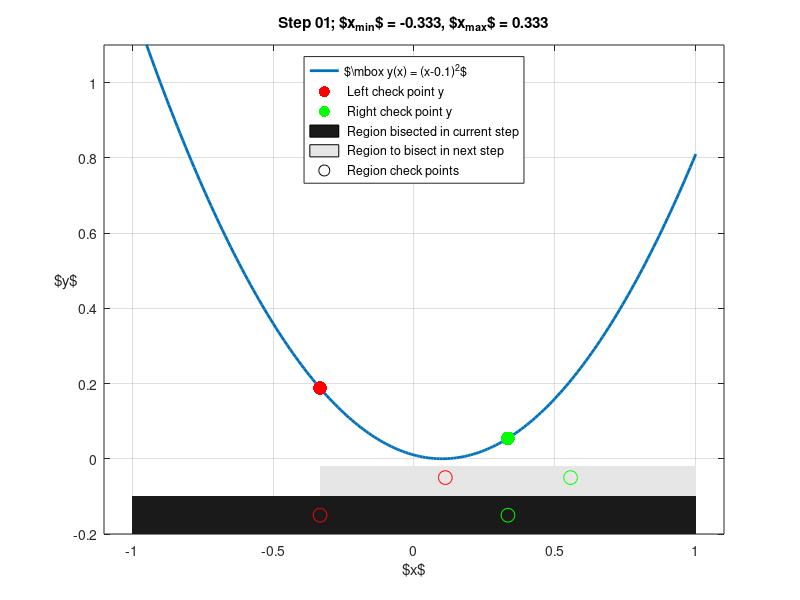

Reproduce this figure in MATLAB. (Note: this script raises an error after producing the figure.)
clear;
addpath([pwd(),filesep(),'..',filesep(),'m']);

tol = 0.01;
a   = -1;
b   = 1;
y  = @(x) (x-0.1).^2;

xe = [-1:0.01:1];
ye = y(xe);

r  = (b-a)/3;

xl = a+r;
xr = b-r;
yr = y(xr);
yl = y(xl);

fprintf('Left Point: Value of y = %.4g at x = %.4g\n',...
        xl,yl);
fprintf('Right Point: Value of y = %.4g at x = %.4g\n',...
        xr,yr);

step = 0;
while (1)
    step = step + 1; % Step counter
    if xr - xl < tol
        fprintf('Minimum is between %0.4f and %0.4f\n',xl,xr);
        break;
    end
    figure(1);clf;hold on;grid on;

    plot(xe,ye,'-','LineWidth',2);
    plot(xl,y(xl),'r.','MarkerSize',30);
    plot(xr,y(xr),'g.','MarkerSize',30);
    title(sprintf('Step %02d; $x_{min}$ = %0.3f, $x_{max}$ = %0.3f',...
          step,xl,xr));
    xlabel('$x$');
    ylabel('$y$','Rotation',0);
    set(gca,'Box','on')
    axis([-1.1 1.1 -0.2 1.1])


    p = patch([a a a a],[-0.1 -0.1 -0.2 -0.2],...
              [0.1 0.1 0.1],'FaceAlpha',1,'EdgeAlpha',0);
    p = patch([a a a a],[-0.1 -0.1 -0.2 -0.2],...
              [0.9 0.9 0.9],'FaceAlpha',1,'EdgeAlpha',0);

    % Black circle for legend label.
    plot(xl,-0.15,'ko','MarkerSize',10);

    p = patch([a b b a],[-0.1 -0.1 -0.2 -0.2],...
        [0.1 0.1 0.1],'FaceAlpha',1,'EdgeAlpha',0);

    plot(xl,-0.15,'ro','MarkerSize',10);
    plot(xr,-0.15,'go','MarkerSize',10);

    if (yr < yl)
        a = xl;
        r  = (b-a)/3;
        xl = a+r;
        xr = b-r;
        yr = y(xr);
        yl = y(xl);
    else % yl <= yr
        b = xr;
        r  = (b-a)/3;
        xl = a+r;
        xr = b-r;
        yr = y(xr);
        yl = y(xl);
    end    

    p = patch([a b b a],[-0.02 -0.02 -0.1 -0.1],...
              [0.9 0.9 0.9],'FaceAlpha',1,'EdgeAlpha',0);

    plot(xl,-0.05,'ro','MarkerSize',10);
    plot(xr,-0.05,'go','MarkerSize',10);
    legend('$\mbox{ }y(x) = (x-0.1)^2$',...
           ' Left check point y',...
           ' Right check point y',...
           ' Region bisected in current step',...
           ' Region to bisect in next step',...
           ' Region check points',...
           'Location','North')
    saveplots(sprintf('bisection%02d',step));
end
    
